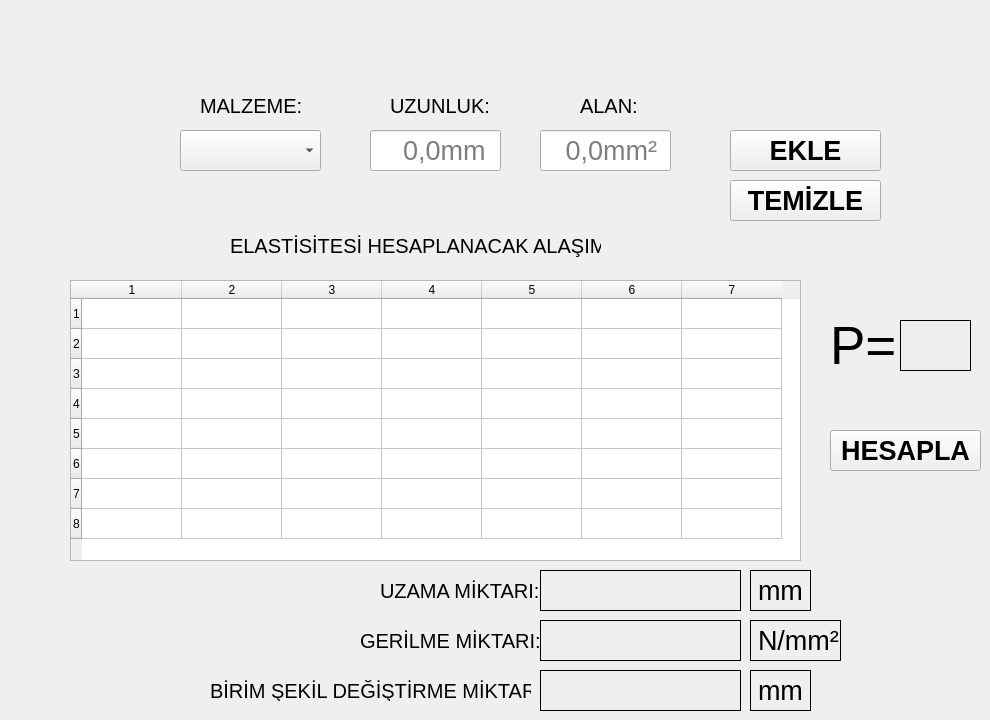
  <widget class="QWidget" name="centralwidget">
   <widget class="QComboBox" name="CBmadde">
    <property name="geometry">
     <rect>
      <x>180</x>
      <y>130</y>
      <width>141</width>
      <height>41</height>
     </rect>
    </property>
    <property name="font">
     <font>
      <pointsize>15</pointsize>
     </font>
    </property>
    <property name="currentText">
     <string/>
    </property>
    <property name="currentIndex">
     <number>-1</number>
    </property>
    <property name="frame">
     <bool>true</bool>
    </property>
    <item>
     <property name="text">
      <string>ALUMINYUM</string>
     </property>
    </item>
    <item>
     <property name="text">
      <string>PIRINC</string>
     </property>
    </item>
    <item>
     <property name="text">
      <string>BAKIR</string>
     </property>
    </item>
    <item>
     <property name="text">
      <string>MAGNEZYUM</string>
     </property>
    </item>
    <item>
     <property name="text">
      <string>NIKEL</string>
     </property>
    </item>
    <item>
     <property name="text">
      <string>CELIK</string>
     </property>
    </item>
    <item>
     <property name="text">
      <string>TITANYUM</string>
     </property>
    </item>
    <item>
     <property name="text">
      <string>VOLFRAM</string>
     </property>
    </item>
    <item>
     <property name="text">
      <string>BETON C16</string>
     </property>
    </item>
    <item>
     <property name="text">
      <string>BETON C18</string>
     </property>
    </item>
    <item>
     <property name="text">
      <string>BETON C20</string>
     </property>
    </item>
    <item>
     <property name="text">
      <string>BETON C25</string>
     </property>
    </item>
    <item>
     <property name="text">
      <string>BETON C30</string>
     </property>
    </item>
    <item>
     <property name="text">
      <string>BETON C35</string>
     </property>
    </item>
    <item>
     <property name="text">
      <string>BETON C40</string>
     </property>
    </item>
    <item>
     <property name="text">
      <string>BETON C45</string>
     </property>
    </item>
    <item>
     <property name="text">
      <string>BETON C50</string>
     </property>
    </item>
   </widget>
   <widget class="QLineEdit" name="LEuzun">
    <property name="geometry">
     <rect>
      <x>370</x>
      <y>130</y>
      <width>131</width>
      <height>41</height>
     </rect>
    </property>
    <property name="font">
     <font>
      <pointsize>20</pointsize>
     </font>
    </property>
    <property name="placeholderText">
     <string>    0,0mm</string>
    </property>
   </widget>
   <widget class="QLineEdit" name="LEalan">
    <property name="geometry">
     <rect>
      <x>540</x>
      <y>130</y>
      <width>131</width>
      <height>41</height>
     </rect>
    </property>
    <property name="font">
     <font>
      <pointsize>20</pointsize>
     </font>
    </property>
    <property name="placeholderText">
     <string>   0,0mm²</string>
    </property>
   </widget>
   <widget class="QPushButton" name="PBekle">
    <property name="geometry">
     <rect>
      <x>730</x>
      <y>130</y>
      <width>151</width>
      <height>41</height>
     </rect>
    </property>
    <property name="font">
     <font>
      <pointsize>20</pointsize>
      <weight>75</weight>
      <bold>true</bold>
     </font>
    </property>
    <property name="text">
     <string>EKLE</string>
    </property>
   </widget>
   <widget class="QTableWidget" name="TWalasim">
    <property name="geometry">
     <rect>
      <x>70</x>
      <y>280</y>
      <width>731</width>
      <height>281</height>
     </rect>
    </property>
    <property name="rowCount">
     <number>8</number>
    </property>
    <property name="columnCount">
     <number>7</number>
    </property>
    <attribute name="horizontalHeaderCascadingSectionResizes">
     <bool>false</bool>
    </attribute>
    <row/>
    <row/>
    <row/>
    <row/>
    <row/>
    <row/>
    <row/>
    <row/>
    <column/>
    <column/>
    <column/>
    <column/>
    <column/>
    <column/>
    <column/>
   </widget>
   <widget class="QLabel" name="LBmalzeme">
    <property name="geometry">
     <rect>
      <x>200</x>
      <y>90</y>
      <width>121</width>
      <height>31</height>
     </rect>
    </property>
    <property name="font">
     <font>
      <pointsize>15</pointsize>
      <weight>50</weight>
      <bold>false</bold>
     </font>
    </property>
    <property name="frameShape">
     <enum>QFrame::NoFrame</enum>
    </property>
    <property name="frameShadow">
     <enum>QFrame::Plain</enum>
    </property>
    <property name="text">
     <string>MALZEME:</string>
    </property>
   </widget>
   <widget class="QLabel" name="LBuzun">
    <property name="geometry">
     <rect>
      <x>390</x>
      <y>90</y>
      <width>101</width>
      <height>31</height>
     </rect>
    </property>
    <property name="font">
     <font>
      <pointsize>15</pointsize>
      <weight>50</weight>
      <bold>false</bold>
     </font>
    </property>
    <property name="frameShape">
     <enum>QFrame::NoFrame</enum>
    </property>
    <property name="frameShadow">
     <enum>QFrame::Plain</enum>
    </property>
    <property name="text">
     <string>UZUNLUK:</string>
    </property>
   </widget>
   <widget class="QLabel" name="LBalan">
    <property name="geometry">
     <rect>
      <x>580</x>
      <y>90</y>
      <width>61</width>
      <height>31</height>
     </rect>
    </property>
    <property name="font">
     <font>
      <pointsize>15</pointsize>
      <weight>50</weight>
      <bold>false</bold>
     </font>
    </property>
    <property name="frameShape">
     <enum>QFrame::NoFrame</enum>
    </property>
    <property name="frameShadow">
     <enum>QFrame::Plain</enum>
    </property>
    <property name="text">
     <string>ALAN:</string>
    </property>
   </widget>
   <widget class="QLabel" name="LBelastis">
    <property name="geometry">
     <rect>
      <x>230</x>
      <y>220</y>
      <width>371</width>
      <height>51</height>
     </rect>
    </property>
    <property name="font">
     <font>
      <pointsize>15</pointsize>
     </font>
    </property>
    <property name="text">
     <string>ELASTİSİTESİ HESAPLANACAK ALAŞIM:</string>
    </property>
   </widget>
   <widget class="QPushButton" name="PBhesapla">
    <property name="geometry">
     <rect>
      <x>830</x>
      <y>430</y>
      <width>151</width>
      <height>41</height>
     </rect>
    </property>
    <property name="font">
     <font>
      <pointsize>20</pointsize>
      <weight>75</weight>
      <bold>true</bold>
     </font>
    </property>
    <property name="text">
     <string>HESAPLA</string>
    </property>
   </widget>
   <widget class="QLabel" name="LBum">
    <property name="geometry">
     <rect>
      <x>380</x>
      <y>580</y>
      <width>171</width>
      <height>21</height>
     </rect>
    </property>
    <property name="font">
     <font>
      <pointsize>15</pointsize>
     </font>
    </property>
    <property name="text">
     <string>UZAMA MİKTARI:</string>
    </property>
   </widget>
   <widget class="QLabel" name="LBgm">
    <property name="geometry">
     <rect>
      <x>360</x>
      <y>630</y>
      <width>181</width>
      <height>21</height>
     </rect>
    </property>
    <property name="font">
     <font>
      <pointsize>15</pointsize>
     </font>
    </property>
    <property name="text">
     <string>GERİLME MİKTARI:</string>
    </property>
   </widget>
   <widget class="QLabel" name="LBbsdm">
    <property name="geometry">
     <rect>
      <x>210</x>
      <y>680</y>
      <width>321</width>
      <height>21</height>
     </rect>
    </property>
    <property name="font">
     <font>
      <pointsize>15</pointsize>
     </font>
    </property>
    <property name="text">
     <string>BİRİM ŞEKİL DEĞİŞTİRME MİKTARI:</string>
    </property>
   </widget>
   <widget class="QLabel" name="LBp">
    <property name="geometry">
     <rect>
      <x>830</x>
      <y>320</y>
      <width>71</width>
      <height>51</height>
     </rect>
    </property>
    <property name="font">
     <font>
      <pointsize>40</pointsize>
     </font>
    </property>
    <property name="text">
     <string>P=</string>
    </property>
   </widget>
   <widget class="QLabel" name="LBpdeger">
    <property name="geometry">
     <rect>
      <x>900</x>
      <y>320</y>
      <width>71</width>
      <height>51</height>
     </rect>
    </property>
    <property name="font">
     <font>
      <pointsize>40</pointsize>
     </font>
    </property>
    <property name="frameShape">
     <enum>QFrame::Box</enum>
    </property>
    <property name="text">
     <string/>
    </property>
   </widget>
   <widget class="QLabel" name="LBumd">
    <property name="geometry">
     <rect>
      <x>540</x>
      <y>570</y>
      <width>201</width>
      <height>41</height>
     </rect>
    </property>
    <property name="font">
     <font>
      <pointsize>20</pointsize>
     </font>
    </property>
    <property name="frameShape">
     <enum>QFrame::Box</enum>
    </property>
    <property name="text">
     <string/>
    </property>
   </widget>
   <widget class="QLabel" name="LBgmd">
    <property name="geometry">
     <rect>
      <x>540</x>
      <y>620</y>
      <width>201</width>
      <height>41</height>
     </rect>
    </property>
    <property name="font">
     <font>
      <pointsize>20</pointsize>
     </font>
    </property>
    <property name="frameShape">
     <enum>QFrame::Box</enum>
    </property>
    <property name="text">
     <string/>
    </property>
   </widget>
   <widget class="QLabel" name="LBbsdmd">
    <property name="geometry">
     <rect>
      <x>540</x>
      <y>670</y>
      <width>201</width>
      <height>41</height>
     </rect>
    </property>
    <property name="font">
     <font>
      <pointsize>20</pointsize>
     </font>
    </property>
    <property name="frameShape">
     <enum>QFrame::Box</enum>
    </property>
    <property name="text">
     <string/>
    </property>
   </widget>
   <widget class="QPushButton" name="PBtemiz">
    <property name="geometry">
     <rect>
      <x>730</x>
      <y>180</y>
      <width>151</width>
      <height>41</height>
     </rect>
    </property>
    <property name="font">
     <font>
      <pointsize>20</pointsize>
      <weight>75</weight>
      <bold>true</bold>
     </font>
    </property>
    <property name="text">
     <string>TEMİZLE</string>
    </property>
   </widget>
   <widget class="QLabel" name="LBumd_2">
    <property name="geometry">
     <rect>
      <x>750</x>
      <y>570</y>
      <width>61</width>
      <height>41</height>
     </rect>
    </property>
    <property name="font">
     <font>
      <pointsize>20</pointsize>
     </font>
    </property>
    <property name="frameShape">
     <enum>QFrame::Box</enum>
    </property>
    <property name="text">
     <string>mm</string>
    </property>
   </widget>
   <widget class="QLabel" name="LBumd_3">
    <property name="geometry">
     <rect>
      <x>750</x>
      <y>620</y>
      <width>91</width>
      <height>41</height>
     </rect>
    </property>
    <property name="font">
     <font>
      <pointsize>20</pointsize>
     </font>
    </property>
    <property name="frameShape">
     <enum>QFrame::Box</enum>
    </property>
    <property name="text">
     <string>N/mm²</string>
    </property>
   </widget>
   <widget class="QLabel" name="LBumd_4">
    <property name="geometry">
     <rect>
      <x>750</x>
      <y>670</y>
      <width>61</width>
      <height>41</height>
     </rect>
    </property>
    <property name="font">
     <font>
      <pointsize>20</pointsize>
     </font>
    </property>
    <property name="frameShape">
     <enum>QFrame::Box</enum>
    </property>
    <property name="text">
     <string>mm</string>
    </property>
   </widget>
  </widget>
